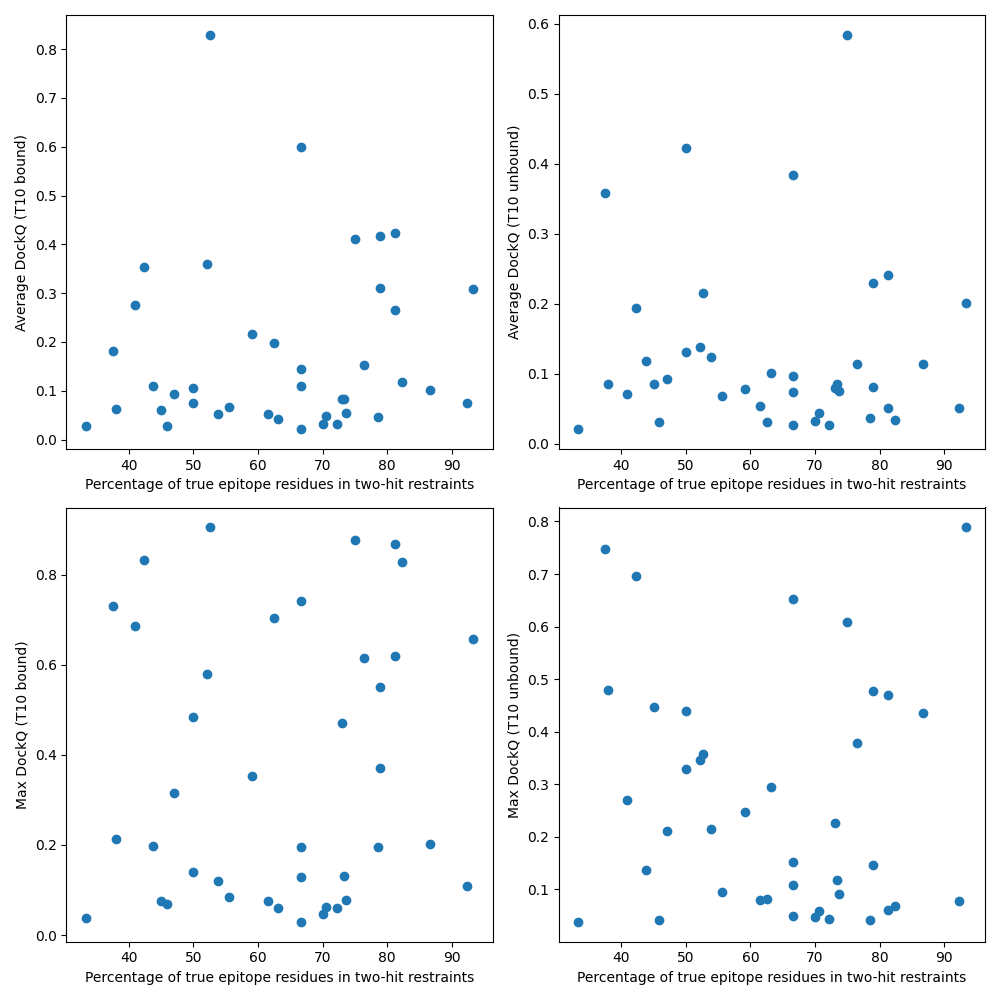

Python code for this plot:
import pandas as pd
from pathlib import Path
import os

def extract_avg_t10_dockq(pdb):
    capri_path = pd.read_csv(Path("..", "benchmark_pdb_files", pdb, f"{pdb}_capri.tsv"), sep="\t")
    # filter: keep only stage = emref data and scenario = two-hit
    capri_df = capri_path[(capri_path["stage"] == "emref") & (capri_path["scenario"] == "twohit") & (capri_path["ensemble"] == "IBMu")]
    
    dockq_bound = capri_df[(capri_path["struct"] == "b") & (capri_df["caprieval_rank"] < 11)]
    dockq_unbound = capri_df[(capri_df["struct"] == "u") & (capri_df["caprieval_rank"] < 11)]
    print(dockq_bound[["struct", "caprieval_rank", "dockq"]])
    avg_dockq_bound = dockq_bound["dockq"].mean()
    avg_dockq_unbound = dockq_unbound["dockq"].mean()
    max_dockq_bound = dockq_bound["dockq"].max()
    max_dockq_unbound = dockq_unbound["dockq"].max()
    print(f"Average dockq for bound: {avg_dockq_bound}")
    print(f"Average dockq for unbound: {avg_dockq_unbound}")
    print(f"Max dockq for bound: {max_dockq_bound}")
    print(f"Max dockq for unbound: {max_dockq_unbound}")
    return avg_dockq_bound, avg_dockq_unbound, max_dockq_bound, max_dockq_unbound

def read_ambig(ambig_path):
    first_ass = False
    epitope_residues = []
    with open(ambig_path, "r") as f:
        print(f"Reading ambig file: {ambig_path}")
        for line in f:
            if line.startswith("assign") and first_ass is False:
                first_ass = True
            elif line.startswith("assign") and first_ass is True:
                break
            elif "segid B)" in line:
                epi_res = int(line.split()[1])
                epitope_residues.append(epi_res)
    print(f"Extracted epitope residues: {epitope_residues}")
    return epitope_residues


def extract_restrain_perc(pdb):
    two_hit_ambig = Path("..", "benchmark_pdb_files", pdb, f"{pdb}_twohit_ambig.tbl")
    two_hit_residues = read_ambig(two_hit_ambig)
    real_ambig = Path("..", "benchmark_pdb_files", pdb, f"{pdb}_real_ambig.tbl")
    real_residues = read_ambig(real_ambig)
    # quantify how much of the real epitope residues are restrained in the two-hit scenario
    restrained_residues = set(real_residues).intersection(set(two_hit_residues))
    print(restrained_residues)
    perc = len(restrained_residues) / len(real_residues) * 100
    print(f"Percentage of real epitope residues restrained in two-hit scenario: {perc}")
    return perc

#extract_avg_t10_dockq("8en2D")

#extract_restrain_perc("8en2D")

analysis_filename = "two_hit_restraint_analysis.csv"
if Path(analysis_filename).exists():
    print(f"{analysis_filename} already exists. Skipping analysis.")
    df = pd.read_csv(analysis_filename)
else:
    print(f"{analysis_filename} does not exist. Running analysis.")
    data = []
    for el in os.listdir(Path("..", "benchmark_pdb_files")):
        if os.path.isdir(Path("..", "benchmark_pdb_files", el)):
            dockq_b, dockq_u, max_b, max_u = extract_avg_t10_dockq(el)
            perc = extract_restrain_perc(el)
            data.append([el, dockq_b, dockq_u, max_b, max_u, perc])

    df = pd.DataFrame(data, columns=["pdb", "avg_dockq_bound", "avg_dockq_unbound", "max_dockq_bound", "max_dockq_unbound", "perc_restrained"])
    df.to_csv("two_hit_restraint_analysis.csv", index=False)

# make a 2x2 plot with dock values against percentage of restrained residues
import matplotlib.pyplot as plt
ax, axs = plt.subplots(2, 2, figsize=(10, 10))
axs[0, 0].scatter(df["perc_restrained"], df["avg_dockq_bound"])
axs[0, 0].set_xlabel("Percentage of true epitope residues in two-hit restraints")
axs[0, 0].set_ylabel("Average DockQ (T10 bound)")
axs[0, 1].scatter(df["perc_restrained"], df["avg_dockq_unbound"])
axs[0, 1].set_xlabel("Percentage of true epitope residues in two-hit restraints")
axs[0, 1].set_ylabel("Average DockQ (T10 unbound)")
axs[1, 0].scatter(df["perc_restrained"], df["max_dockq_bound"])
axs[1, 0].set_xlabel("Percentage of true epitope residues in two-hit restraints")
axs[1, 0].set_ylabel("Max DockQ (T10 bound)")
axs[1, 1].scatter(df["perc_restrained"], df["max_dockq_unbound"])
axs[1, 1].set_xlabel("Percentage of true epitope residues in two-hit restraints")
axs[1, 1].set_ylabel("Max DockQ (T10 unbound)")
# color the point
plt.tight_layout()
plt.savefig("two_hit_restraint_analysis.png")
